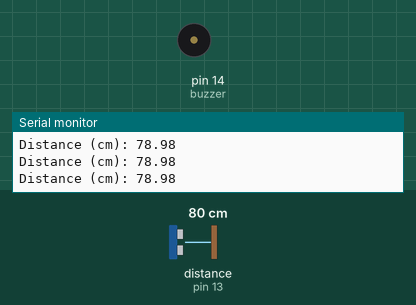
Simulated run of this sketch. Board: Arduino Uno, built with avr-gcc and run on an emulated ATmega328P. On the bench: buzzer (waves = sounding, pin HIGH), the last lines printed to the serial monitor. Wiring (inferred from the names in the program): ultrasonic range finder: trigger pin 12; echo pin 13. Inputs (shaded band) come from the test bench; at power-on: distance to the obstacle (sensor on pin 13) 80 cm. The echo pulse lasts 58.3 µs per cm; pins used as bus, display or sensor lines are not drawn.

Above: at 1.2 s.
1.3 s: distance to the obstacle (sensor on pin 13) set to 33 cm
2.8 s: distance to the obstacle (sensor on pin 13) set to 28 cm
At 4.0 s:
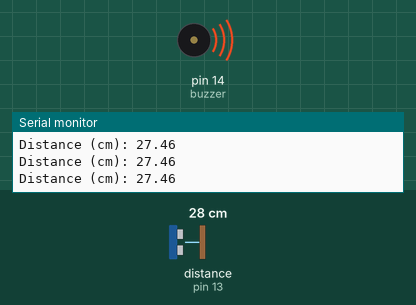
4.3 s: distance to the obstacle (sensor on pin 13) set to 35 cm
At 5.5 s:
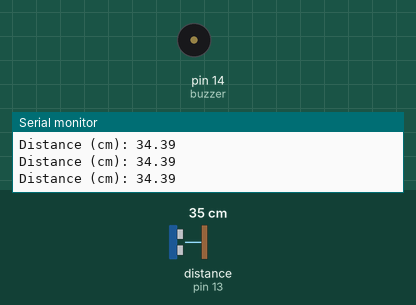
5.8 s: distance to the obstacle (sensor on pin 13) set to 2 cm
At 6.9 s:
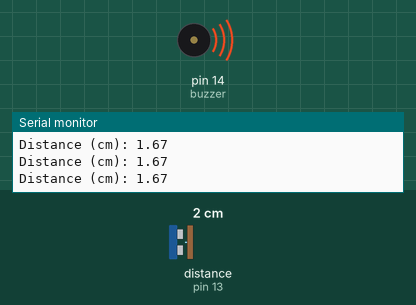
Timing chart, 0 to 8.3 s (numbered marks = the images above; inputs shaded):
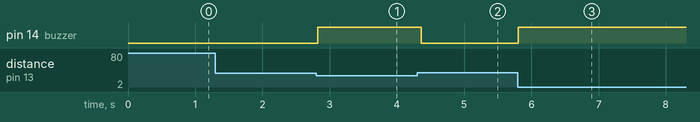

Measured:
- the behaviour switches between 31 and 30 cm on distance to the obstacle (sensor on pin 13) (found by bisection; images 0 and 1)
- after the input at 2.8 s, pin 14 (buzzer): LOW → HIGH at once
- after the input at 4.3 s, pin 14 (buzzer): HIGH → LOW after 0.06 s
- after the input at 5.8 s, pin 14 (buzzer): LOW → HIGH at once

The sketch:

Ultrasonic_Sensor_Test.ino
```cpp
const int trigPin = 12;
const int echoPin = 13;
const int buzzer = 14;

//define sound speed in cm/uS
#define SOUND_SPEED 0.034

long duration;
float distanceCm;

void setup() {
  Serial.begin(115200); // Starts the serial communication
  pinMode(trigPin, OUTPUT); // Sets the trigPin as an Output
  pinMode(echoPin, INPUT); // Sets the echoPin as an Input
  pinMode(buzzer, OUTPUT);
  digitalWrite(buzzer, LOW);
}

void loop() {
  // Clears the trigPin
  digitalWrite(trigPin, LOW);
  delayMicroseconds(2);
  // Sets the trigPin on HIGH state for 10 micro seconds
  digitalWrite(trigPin, HIGH);
  delayMicroseconds(10);
  digitalWrite(trigPin, LOW);

  // Reads the echoPin, returns the sound wave travel time in microseconds
  duration = pulseIn(echoPin, HIGH);

  // Calculate the distance
  distanceCm = duration * SOUND_SPEED/2;

  // Prints the distance in the Serial Monitor
  Serial.print("Distance (cm): ");
  Serial.println(distanceCm);
  if(distanceCm <= 30){
    digitalWrite(buzzer, HIGH);
  }
  else{
    digitalWrite(buzzer, LOW);
  }
  delay(100);
}
```
